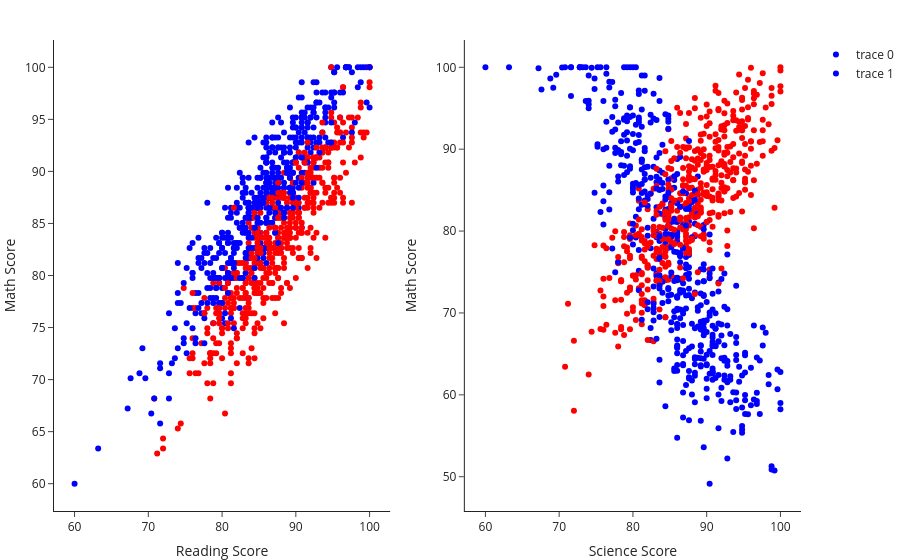

This figure's notebook cell:
### Markdown cell above
Often we want to know how two different continuous feature influence one another. It could be interesting to see if they correlate. Here we will check if there is a correlation between a student's grade in math and in reading or science. We do so by plotting a scatter plot with the `x` values being the one feature and the `y` values the other feature. We can also color the dots by some category like gender or some continuous value like the score.

In the figure below, we clearly see that the score at the math exam is highly correlated with the reading exam. For the science's exam, it's a little bit more complex: for the girls (in blue), the more they have a good note in math, the less they get in science.

### Code cell
students_df["gender.cat"] = pd.Categorical(students_df["gender"]).codes

fig = make_subplots(rows=1, cols=2, start_cell="bottom-left")

fig.add_traces([go.Scatter(x=students_df["math.score"], y=students_df["reading.score"], mode="markers", 
                           marker = dict(color = students_df["gender.cat"], colorscale="Bluered")),
                go.Scatter(x=students_df["math.score"], y=students_df["science.score"], mode="markers", 
                           marker = dict(color = students_df["gender.cat"], colorscale="Bluered"))],
               rows=[1,1], cols=[1,2])

fig.update_xaxes(title_text="Reading Score", row=1, col=1)
fig.update_xaxes(title_text="Science Score", row=1, col=2)
fig.update_yaxes(title_text="Math Score")
fig.update_traces(showlegend=True)
fig.show()

### Figure 1 — Plotly figure (JSON) as saved in the notebook; plotly's stock layout.template omitted (floating-point values rounded to 4 significant figures; data arrays with more than 128 entries replaced by an {"elided": "..."} marker saying what was removed)
{"data": [{"marker": {"color": {"elided": "1000 int values"}, "colorscale": [[0, "rgb(0,0,255)"], [1, "rgb(255,0,0)"]]}, "mode": "markers", "showlegend": true, "type": "scatter", "x": {"elided": "1000 float values"}, "xaxis": "x", "y": {"elided": "1000 float values"}, "yaxis": "y"}, {"marker": {"color": {"elided": "1000 int values"}, "colorscale": [[0, "rgb(0,0,255)"], [1, "rgb(255,0,0)"]]}, "mode": "markers", "showlegend": true, "type": "scatter", "x": {"elided": "1000 float values"}, "xaxis": "x2", "y": {"elided": "1000 float values"}, "yaxis": "y2"}], "layout": {"xaxis": {"anchor": "y", "domain": [0, 0.45], "title": {"text": "Reading Score"}}, "xaxis2": {"anchor": "y2", "domain": [0.55, 1], "title": {"text": "Science Score"}}, "yaxis": {"anchor": "x", "domain": [0, 1], "title": {"text": "Math Score"}}, "yaxis2": {"anchor": "x2", "domain": [0, 1], "title": {"text": "Math Score"}}}}
